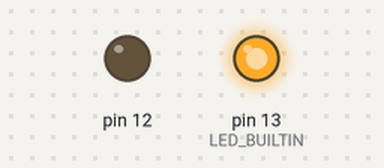
Bench run of a sketch on a simulated Arduino Uno, built with avr-gcc and run on an emulated ATmega328P. Parts: output pins drawn as LEDs (lit = HIGH).

Above: at 0.2 s.
At 0.6 s:
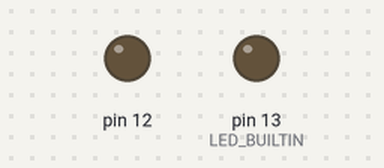
At 19.8 s:
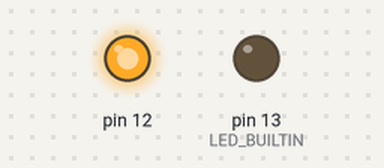
At 39.3 s:
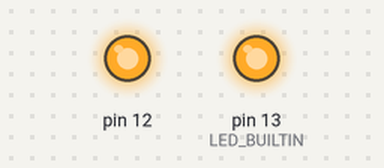
Timing chart, 0 to 40.0 s (numbered marks = the images above):
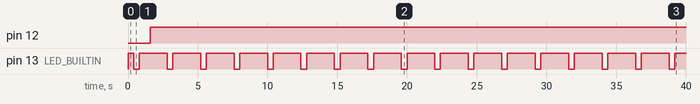

Measured:
- by itself, pin 12: LOW → HIGH at 1.6 s
- by itself, pin 13 (LED_BUILTIN): repeats every 2.4 s: LOW 0.40 s, HIGH 2.0 s

The sketch:

engineering_circuits1.ino
```cpp
// C++ code
//
int speed = 0;

void setup()
{
  pinMode(LED_BUILTIN, OUTPUT);
  pinMode(13, OUTPUT);
  pinMode(12, OUTPUT);
}

void loop()
{
  speed = 400;
  digitalWrite(LED_BUILTIN, HIGH);
  delay(speed); // Wait for speed millisecond(s)
  digitalWrite(LED_BUILTIN, LOW);
  delay(speed); // Wait for speed millisecond(s)
  digitalWrite(13, HIGH);
  delay(speed); // Wait for speed millisecond(s)
  digitalWrite(13, HIGH);
  delay(speed); // Wait for speed millisecond(s)
  digitalWrite(12, HIGH);
  delay(speed); // Wait for speed millisecond(s)
  digitalWrite(12, HIGH);
  delay(speed); // Wait for speed millisecond(s)
}
```
